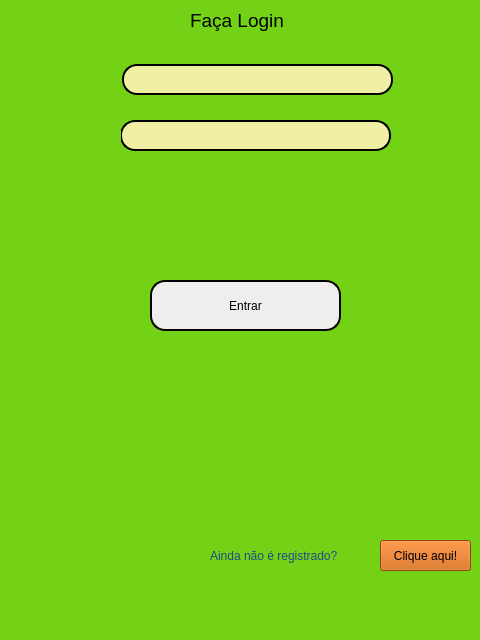
<?xml version="1.0" encoding="UTF-8"?>
<ui version="4.0">
 <class>MainWindow</class>
 <widget class="QMainWindow" name="MainWindow">
  <property name="geometry">
   <rect>
    <x>0</x>
    <y>0</y>
    <width>480</width>
    <height>640</height>
   </rect>
  </property>
  <property name="font">
   <font>
    <pointsize>12</pointsize>
   </font>
  </property>
  <property name="windowTitle">
   <string>Login</string>
  </property>
  <property name="windowIcon">
   <iconset>
    <normaloff>../../../../../Pictures/TEMP/contorno-do-botao-de-seta-quadrado-de-login.png</normaloff>../../../../../Pictures/TEMP/contorno-do-botao-de-seta-quadrado-de-login.png</iconset>
  </property>
  <property name="styleSheet">
   <string notr="true">background-color: rgb(115, 210, 22);</string>
  </property>
  <widget class="QWidget" name="centralwidget">
   <widget class="QPushButton" name="pushButton">
    <property name="geometry">
     <rect>
      <x>150</x>
      <y>280</y>
      <width>191</width>
      <height>51</height>
     </rect>
    </property>
    <property name="styleSheet">
     <string notr="true">background-color: rgb(238, 238, 236);
border-radius: 15px;
border-style: outset;
border-width: 2px;
border-color: black;</string>
    </property>
    <property name="text">
     <string>Entrar</string>
    </property>
   </widget>
   <widget class="QLineEdit" name="lineEdit">
    <property name="geometry">
     <rect>
      <x>120</x>
      <y>120</y>
      <width>271</width>
      <height>31</height>
     </rect>
    </property>
    <property name="styleSheet">
     <string notr="true">background-color: rgb(241, 239, 163);
border-radius: 15px;
border-style: outset;
border-width: 1.5px;
</string>
    </property>
   </widget>
   <widget class="QLineEdit" name="lineEdit_2">
    <property name="geometry">
     <rect>
      <x>122</x>
      <y>64</y>
      <width>271</width>
      <height>31</height>
     </rect>
    </property>
    <property name="styleSheet">
     <string notr="true">background-color: rgb(241, 239, 163);
border-radius: 15px;
border-style: outset;
border-width: 1.5px;
</string>
    </property>
   </widget>
   <widget class="QLabel" name="label">
    <property name="geometry">
     <rect>
      <x>210</x>
      <y>540</y>
      <width>161</width>
      <height>31</height>
     </rect>
    </property>
    <property name="styleSheet">
     <string notr="true">color: rgb(136, 138, 133);
color: rgb(32, 74, 135);</string>
    </property>
    <property name="text">
     <string>Ainda não é registrado?</string>
    </property>
   </widget>
   <widget class="QPushButton" name="pushButton_2">
    <property name="geometry">
     <rect>
      <x>380</x>
      <y>540</y>
      <width>91</width>
      <height>31</height>
     </rect>
    </property>
    <property name="styleSheet">
     <string notr="true">background-color: rgb(206, 92, 0);</string>
    </property>
    <property name="text">
     <string>Clique aqui!</string>
    </property>
   </widget>
   <widget class="QLabel" name="label_2">
    <property name="geometry">
     <rect>
      <x>90</x>
      <y>60</y>
      <width>31</width>
      <height>41</height>
     </rect>
    </property>
    <property name="text">
     <string/>
    </property>
    <property name="pixmap">
     <pixmap>../../../../../Pictures/TEMP/homem-usuario.png</pixmap>
    </property>
   </widget>
   <widget class="QLabel" name="label_3">
    <property name="geometry">
     <rect>
      <x>90</x>
      <y>120</y>
      <width>31</width>
      <height>31</height>
     </rect>
    </property>
    <property name="text">
     <string/>
    </property>
    <property name="pixmap">
     <pixmap>../../../../../Pictures/TEMP/simbolo-de-cadeado-para-interface-de-cadeado.png</pixmap>
    </property>
   </widget>
   <widget class="QLabel" name="label_4">
    <property name="geometry">
     <rect>
      <x>190</x>
      <y>0</y>
      <width>101</width>
      <height>41</height>
     </rect>
    </property>
    <property name="font">
     <font>
      <pointsize>14</pointsize>
     </font>
    </property>
    <property name="text">
     <string>Faça Login</string>
    </property>
   </widget>
   <widget class="QLabel" name="label_5">
    <property name="geometry">
     <rect>
      <x>90</x>
      <y>180</y>
      <width>281</width>
      <height>41</height>
     </rect>
    </property>
    <property name="font">
     <font>
      <family>Ubuntu Condensed</family>
      <pointsize>12</pointsize>
      <weight>75</weight>
      <bold>true</bold>
     </font>
    </property>
    <property name="styleSheet">
     <string notr="true">color: rgb(204, 0, 0);</string>
    </property>
    <property name="text">
     <string/>
    </property>
   </widget>
  </widget>
  <widget class="QStatusBar" name="statusbar"/>
 </widget>
 <resources/>
 <connections/>
</ui>
